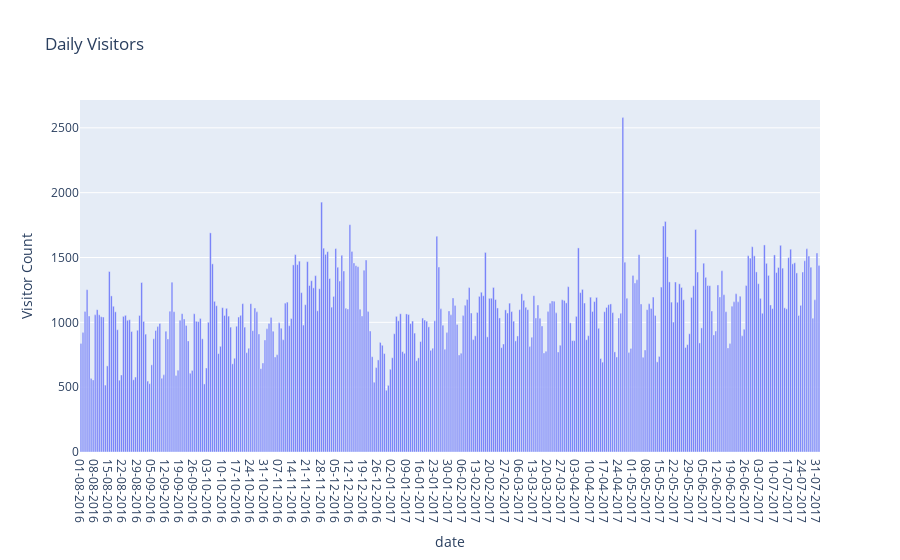

Here is the notebook cell this chart was saved with:
### Code cell
fig = px.bar(daily_visitors, x='date', y='Visitor Count', title='Daily Visitors')
fig.show()

### Figure 1 — Plotly figure (JSON) as saved in the notebook; plotly's stock layout.template omitted (floating-point values rounded to 4 significant figures; data arrays with more than 128 entries replaced by an {"elided": "..."} marker saying what was removed)
{"data": [{"alignmentgroup": "True", "hovertemplate": "date=%{x}<br>Visitor Count=%{y}<extra></extra>", "legendgroup": "", "marker": {"color": "#636efa", "pattern": {"shape": ""}}, "name": "", "offsetgroup": "", "orientation": "v", "showlegend": false, "textposition": "auto", "type": "bar", "x": {"elided": "366 str values"}, "xaxis": "x", "y": {"elided": "366 int values"}, "yaxis": "y"}], "layout": {"barmode": "relative", "legend": {"tracegroupgap": 0}, "title": {"text": "Daily Visitors"}, "xaxis": {"anchor": "y", "domain": [0, 1], "title": {"text": "date"}}, "yaxis": {"anchor": "x", "domain": [0, 1], "title": {"text": "Visitor Count"}}}}
